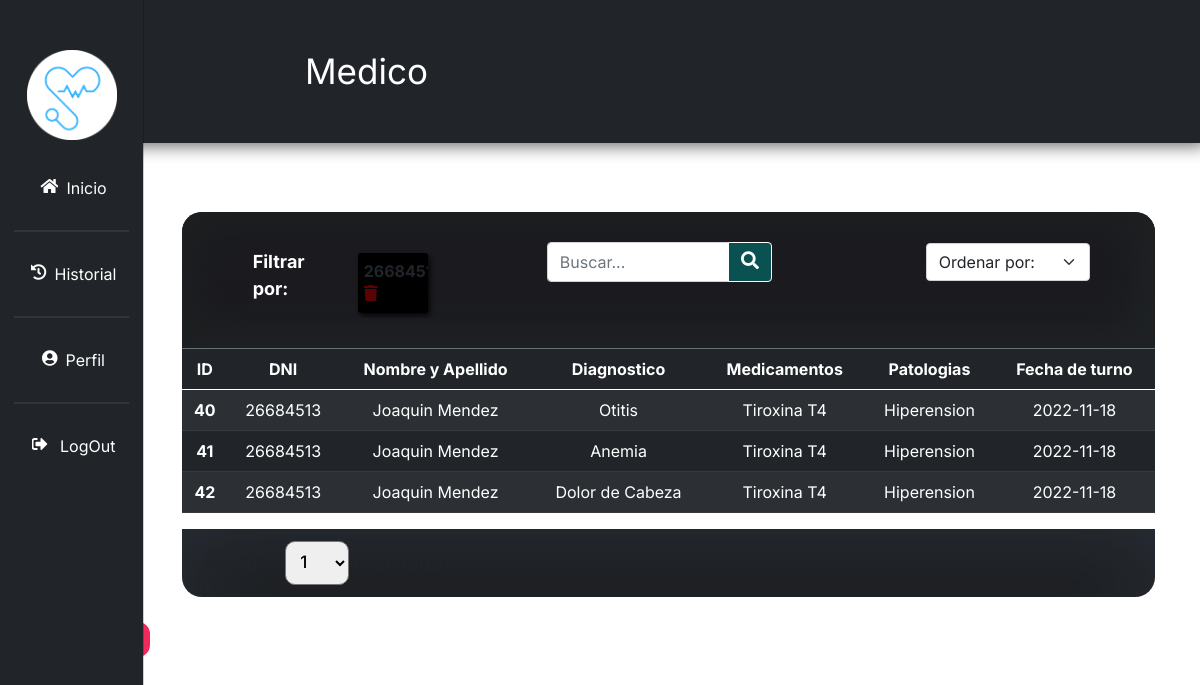
The app's page /Main/historial.php?seachbar_input=26684513 (signed in) with its own data.
### tables this page shows
CREATE TABLE `turnos` (
  `id` int(10) unsigned NOT NULL AUTO_INCREMENT,
  `dni` varchar(10) NOT NULL,
  `title` varchar(20) NOT NULL,
  `surname` varchar(20) NOT NULL,
  `description` varchar(120) NOT NULL,
  `medicamentos` varchar(60) NOT NULL,
  `patologias` varchar(30) NOT NULL,
  `zona` varchar(15) NOT NULL,
  `fecha_turno` varchar(20) NOT NULL,
  `time` varchar(20) NOT NULL,
  `time_estimated` varchar(20) NOT NULL,
  `status` varchar(15) NOT NULL,
  `prioridad` int(11) NOT NULL,
  PRIMARY KEY (`id`)
);

### Main/historial.php (the view, shortened to what this page needs)
<!DOCTYPE html>
<html>
<?php
include 'conection.php';
?>
<head>
    <link href="https://cdn.jsdelivr.net/npm/bootstrap@5.0.2/dist/css/bootstrap.min.css" rel="stylesheet">
    <link rel="stylesheet" href="https://cdnjs.cloudflare.com/ajax/libs/font-awesome/5.13.0/css/all.min.css">
    <link href="http://fonts.cdnfonts.com/css/ds-digital" rel="stylesheet">
    <link href="http://fonts.cdnfonts.com/css/roboto" rel="stylesheet">
    <link rel="stylesheet" href="css/bootstrap.min.css" />
    <link rel="stylesheet" href="https://cdn.jsdelivr.net/npm/bootstrap-icons@1.4.1/font/bootstrap-icons.css" />
    <link rel="stylesheet" href="css/dataTables.bootstrap5.min.css" />
    <link rel="stylesheet" href="css/style.css" />
</head>
<body>
    <header class="bg-dark">
        <nav class="up_nav"><span style="margin-left:205px; color:white; font-size:35px"><?php echo  $_SESSION['show'] ?></span>
        </nav>
        <center>
        <div class="offcanvas offcanvas-start sidebar-nav bg-dark" tabindex="-1" id="sidebar">
            <div class="offcanvas-body p-0">
                <nav class="navbar-dark">
                    <div class="navbar-nav">
                        <li>
                            <div class="text-muted small fw-bold text-uppercase px-3">
                                <h2 class="logo">
                                    <a style="text-decoration: none; margin:0;" href="index.php">
                                        <center><img src="./img/logo.png" height="90px"></center>
                                    </a>
                                </h2>
                            </div>
                        </li>
                        <div class="sb1">
                            <a class="side-links nav-link active px-3" style="margin-top: 20px;" href="index.php">
                                <span class="me-2 side-links-text"><i class="fas fa-home"></i>Inicio</span>
                            </a>
                        </div>
                        <div class="sb2">
                            <center>
                                <hr color="gray">
                            </center>
                            <a class="side-links nav-link px-3" href="historial.php">
                                <span class="me-2 side-links-text"><i class="fas fa-history"></i>Historial</span>
                            </a>
                        </div>
                        <div class="sb4">
                            <center>
                                <hr color="gray" >
                            </center>
                            <a class="side-links nav-link px-3" href="profile.php">
                                <span class="me-2 side-links-text"><i class="fas fa-user-circle"></i>Perfil</span>
                            </a>
                        </div>
                        <div class="sb5">
                            <center>
                                <hr color="gray">
                            </center>
                            <a class="side-links nav-link px-3" href="close.php">
                                <span class="me-2 side-links-text"><i class="fas fa-sign-out-alt"></i> LogOut</span>
                            </a>
                        </div>
                    </div>
                </nav>
            </div>
        </div></center>
    </header>
    <div style="margin-left:11.4%;--bs-gutter-x:0;">
        <br>
        <div class="items-container display-flex row justify-content-center">
            <div class="col-11 row justify-content-center" style="margin: 25px auto;">
                <div class="header-tools row justify-content-center col-12" style="padding:30px 0 30px 0; margin-top:20px;">
                    <div class="col-4 d-flex justify-content-around row">
                        <div class="col-4">
                            <span class="fitrar_text">Filtrar por:</span>
                        </div>
                        <?php
                        if (!empty($_SESSION['condicion_sb'])) {
                            $array = explode(",", $_SESSION['condicion_sb']);
                            echo "<div class ='col-8 row'>";
                            for ($i = 1; $i < count($array); ++$i) {
                                echo '
                    <div class "etiqueta_filtro" style ="
                    max-width:40%;
                    background-color:black;
                    margin: 5px;
                    padding: 6px;
                    text-transform:uppercase;
                    font-weight: bold;
                    box-shadow: 2px 3px 5px 0px rgba(0,0,0,0.75);
                    -webkit-box-shadow: 2px 3px 5px 0px rgba(0,0,0,0.75);
                    -moz-box-shadow: 2px 3px 5px 0px rgba(0,0,0,0.75);
                    border-radius:3px;
                    ">
                        <span>' . $array[$i] . '</span>
                        <a href ="historial.php?label_ondelete=' . $i . '" style = " color: #5c0202;float:rigth;"><i class="fa fa-trash"></i></a>
                    </div>';
                            }
                            echo "</div>";
                        }
                        ?>
                    </div>
                    <div class="col-4 justify-content-start">
                        <div class="col-9">
                            <form class="d-flex input-group" id="searchbar" method="GET">
                                <input class="form-control" type="search" name="seachbar_input" placeholder="Buscar..." aria-label="Search">
                                <button class="btn btn-primary" type="submit">
                                    <i class="fas fa-search"></i>
                                </button>
                            </form>
                        </div>
                    </div>
                    <div class="d-flex justify-content-end col-3" id="select">
                        <form action="" class="col-9" id="ordenador" method="post">
                            <select class="form-select" name="select_ordenador" onchange="selectOptionSort()" aria-label="Default select example">
                                <option value="" selected disabled>Ordenar por:</option>
                            </select>
                        </form>
                    </div>
                </div>
                <table class="table table-hover table-striped table-dark">
                    <thead style="text-align:center">
                        <tr>
                            <th>ID</th>
                            <th>DNI </th>
                            <th>Nombre y Apellido</th>
                            <th>Diagnostico</th>
                            <th>Medicamentos</th>
                            <th>Patologias</th>
                            <th>Fecha de turno</th>
                        </tr>
                    </thead>
                    <tbody style="text-align:center">
                        <?php
                        if (!empty($_POST['select_ordenador'])) {
                            $seleccionador = $_POST['select_ordenador'];
                        } else {
                            $seleccionador = "id";
                        }
                        if (!empty($_SESSION['condicion_sb'])) {
                            $final_prompt = "";
                            $array = explode(",", $_SESSION['condicion_sb']);
                            foreach ($array as $key) {
                                $final_prompt .= " AND
                (dni LIKE '%" . $key . "%' OR patologias LIKE '%" . $key . "%' OR title LIKE '%" . $key . "%' OR medicamentos LIKE '%" . $key . "%' OR description LIKE '%" . $key . "%')";
                            }
                        } else {
                            $final_prompt = "";
                        }
                        if (!empty($_SESSION['n-entries'])) {
                            $limit = $_SESSION['n-entries'];
                        } else {
                            $limit = 10;
                        }
                        if (empty($page)) {
                            $start = 0;
                        } else {
                            $start = ($page - 1) * $limit;
                        }
                        $sql = "SELECT * FROM turnos WHERE status = 'ACCEPT' " . $final_prompt . "
        ORDER BY " . $seleccionador . "
        LIMIT " . $start . "," . $limit . "";
                        $resultado = mysqli_query($con, $sql);
                        while ($fila = mysqli_fetch_array($resultado)) {
                        ?>
                            <tr>
                                <th><?php print($fila['id']); ?></th>
                                <td><?php print($fila['dni']); ?></td>
                                <td><?php print($fila['title'] . ' ' . $fila['surname']); ?></td>
                                <td><?php print($fila['description']); ?></td>
                                <td><?php print($fila['medicamentos']); ?></td>
                                <td><?php print($fila['patologias']); ?></td>
                                <td><?php print($fila['fecha_turno']); ?></td>
                            </tr>
                        <?php
                        }
                        ?>
                    </tbody>
                </table>
                <div class="footer-tools">
                    <form class="list-items dark" id="maxResultados" action="" method="POST">
                        <select name="n-entries" id="n-entries" class="n-entries" onchange="selectMaxResultados()">
                            <option value="1">1</option>
                        </select>
                    </form>
                    <div class="pages">
                    </div>
                </div>
            </div>
        </div>
    </div>
                <div>
                <button class="button">
  <div class="icon">
  </div>
  <p>Share me</p>
</button>
                </div>
</body>
</html>

### Main/css/index.css (style rules this page uses)
* { padding: 0; margin: 0; box-sizing: border-box; overflow-x: hidden; }
body { font-family: 'Raleway', sans-serif; }
body { min-height: 100vh; background-color: #dbf1fa; overflow-x: hidden; color: #fff }
header { margin-top: 0px; position: flex; display: flex; background-color: #bfe0ec; color: rgb(107, 29, 29); top: 0; left: 0; width: 100%; height: 0%; padding: 45px 100px; justify-content: space-between; align-items: center; box-shadow: 2px -1px 16px 4px rgba(0, 0, 0, 0.59); -webkit-box-shadow: 2px -1px 16px 4px rgba(0, 0, 0, 0.59); -moz-box-shadow: 2px -1px 16px 4px rgba(0, 0, 0, 0.59); }
.me-2 { font-size: 20px; height: 40px; }
.logo { color: #fff; font-weight: 900; text-decoration: none; font-size: 1em; text-transform: uppercase; letter-spacing: 2px; }
.d-flex button { height: 40px; background-color: #0a5252; color: #fff; border-color: #fff; font-size: 18px; text-align: center; font-weight: 600; }
.btn-primary { overflow-y: hidden; }
.me-2 { justify-content: center; align-items: center; }
.side-links { width: 100%; display: flex; justify-content: center; align-items: center; margin: 6px; transition: 2s; }
.side-links-text { font-size: 30px; color: white; }
.side-links .fas { margin-right: 8px; padding-top: 2px; }

### Main/css/historial.css (style rules this page uses)
a,ul,li { text-decoration: none; padding: 0; margin: 0; }
:root { --dt-padding: 12px; --dt-padding-sm: 6px; --dt-padding-xsm: 2px; --dt-border-color: #ddd; --dt-border-color-02: #ccc; --dt-cell-color: #232323; --dt-hover-color: #206e70; --dt-sorted-color: rgba(0,0,0,0.1); --dt-bg-color: #eee; --dt-bg-active-button: #eee; --dt-text-color-button: #222; --dt-text-color-active-button: #000; }
.header-tools { border-bottom: solid 1px #667173; padding: var(--dt-padding); display: flex; align-items: baseline; background-color: #1b1b20; border-radius:20px 20px 0 0; box-shadow: inset 16px 16px 43px #1d1f20, inset -16px -16px 43px #212526; }
.fitrar_text { font-weight: bolder; font-size: 18px; color: white; }
p { color: white; }
.footer-tools { padding: var(--dt-padding); display: flex; align-items: baseline; background-color: #1a1b1c; margin-top: -1.2%; border-radius:0 0 20px 20px; box-shadow: 1px 23px 82px -3px rgba(92,112,145,0.22) inset; -webkit-box-shadow: 1px 23px 82px -3px rgba(92,112,145,0.22) inset; -moz-box-shadow: 1px 23px 82px -3px rgba(92,112,145,0.22) inset; }
#maxResultados { margin-left: 12px; }
.n-entries { padding: 10px; border-radius: 10px; font-size: 17px; font-weight: 500; }
.list-items { font-size: 20px; }
.button { font-family: inherit; font-weight: 400; background: #f2295b; color: white; padding: 0.35em 0; font-size: 17px; border: none; border-radius: 0.7em; letter-spacing: 0.08em; position: relative; display: flex; align-content: center; align-items: center; overflow: hidden; height: 2.1em; padding-left: 3em; padding-right: 0.7em; }
.button .icon { background: #fff; margin-right: 1em; height: 2.2em; width: 2.2em; border-radius: 0.5em; position: absolute; display: flex; align-items: center; justify-content: center; left: 0.3em; transition: all .7s; }

### Main/css/style.css (style rules this page uses)
body, button { font-family: "Inter", sans-serif; }
:root { --offcanvas-width: 200px; --topNavbarHeight: 0px; }
.sidebar-nav { width: 12%; background-color: #b8e9d0; }
@media (min-width: 992px) { body { overflow: auto !important; } }
@media (min-width: 992px) { .sidebar-nav { -webkit-transform: none; transform: none; visibility: visible !important; height: calc(100% - var(--topNavbarHeight)); top: var(--topNavbarHeight); } }
.navbar-nav li { overflow-y: hidden; }
.sidebar-nav { padding-top: 50px; }
.side-links-text { font-size: 16px; }
.offcanvas hr { width: 80%; border: 1px solid rgb(105, 105, 105); align-items: center; align-content: center; }

### records on screen
turnos: id "40", dni "26684513", title "Joaquin", surname "Mendez", description "Otitis", medicamentos "Tiroxina T4", patologias "Hiperension", fecha_turno "2022-11-18"
turnos: id "41", dni "26684513", title "Joaquin", surname "Mendez", description "Anemia", medicamentos "Tiroxina T4", patologias "Hiperension", fecha_turno "2022-11-18"
turnos: id "42", dni "26684513", title "Joaquin", surname "Mendez", description "Dolor de Cabeza", medicamentos "Tiroxina T4", patologias "Hiperension", fecha_turno "2022-11-18"

### other values on screen
$_SESSION['show'] "Medico"
